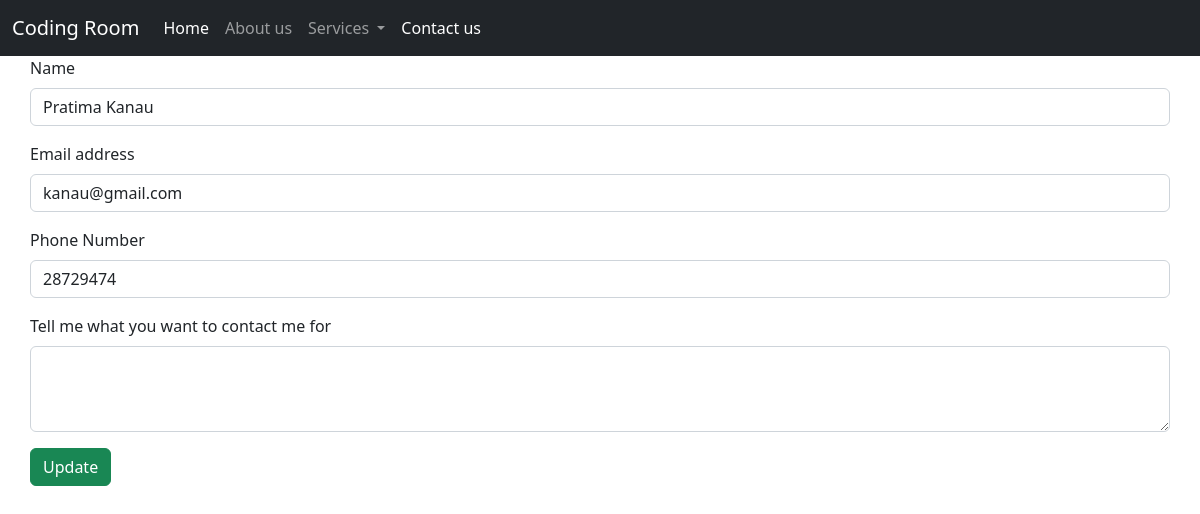
The page //16/ on the database its author committed.
### home/models.py (models this page shows)
class Contact(models.Model):
    name = models.CharField(max_length=122)
    email = models.CharField(max_length=122)
    phone = models.CharField(max_length=12)
    desc = models.TextField()

### home/views.py (the view)
# urls.py: path('/<int:id>/', views.update_data, name='updatedata' ),
def update_data(request, id):
    user = Contact.objects.get(id=id)
    user.save()
    return render(request, 'update.html', {'user':user})

### templates/update.html (shortened to what this page needs)
{% extends 'base.html' %}
{% block body %}
<div class="container px-0 mb-5">
    <form method="post" action=" ">
    <div class="mb-3">
        <label for="name" class="form-label">Name</label>
        <input type="text" class="form-control" id="name"
        name="name"  placeholder="Full name" , value="{{user.name}}">
      </div>
      <div class="mb-3">
        <label for="" class="form-label">Email address</label>
        <input type="email" class="form-control" id="email" name="email" placeholder="name@example.com" value="{{user.email}}">
      </div>
      <div class="mb-3">
        <label for="phone" class="form-label">Phone Number</label>
        <input type="text" class="form-control" id="phone"
       name="phone"  placeholder="Phone number" value="{{user.phone}}">
      </div>
      <div class="mb-3">
        <label for="desc" class="form-label">Tell me what you want to contact me for</label>
        <textarea class="form-control" id="desc" name="desc" rows="3" value="{{user.desc}}"></textarea>
      </div>
      <input type="submit" class="btn btn-success" value="Update">
    </form>
</div>
{% endblock body %}

### rows shown on the page
Contact: name "Pratima Kanau", email "kanau@gmail.com", phone "28729474"
